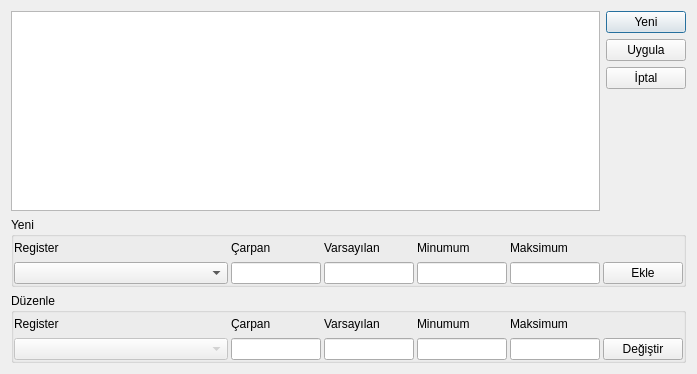
<?xml version="1.0" encoding="UTF-8"?>
<ui version="4.0">
 <class>DlgParameter</class>
 <widget class="QDialog" name="DlgParameter">
  <property name="geometry">
   <rect>
    <x>0</x>
    <y>0</y>
    <width>697</width>
    <height>374</height>
   </rect>
  </property>
  <property name="windowTitle">
   <string>Register Configuration</string>
  </property>
  <layout class="QVBoxLayout" name="verticalLayout_2">
   <item>
    <layout class="QHBoxLayout" name="horizontalLayout">
     <item>
      <widget class="QTableView" name="tableView"/>
     </item>
     <item>
      <layout class="QVBoxLayout" name="verticalLayout">
       <item>
        <widget class="QPushButton" name="btnNew">
         <property name="minimumSize">
          <size>
           <width>80</width>
           <height>0</height>
          </size>
         </property>
         <property name="maximumSize">
          <size>
           <width>80</width>
           <height>16777215</height>
          </size>
         </property>
         <property name="text">
          <string>Yeni</string>
         </property>
        </widget>
       </item>
       <item>
        <widget class="QPushButton" name="btnSave">
         <property name="minimumSize">
          <size>
           <width>80</width>
           <height>21</height>
          </size>
         </property>
         <property name="maximumSize">
          <size>
           <width>80</width>
           <height>16777215</height>
          </size>
         </property>
         <property name="text">
          <string>Uygula</string>
         </property>
        </widget>
       </item>
       <item>
        <widget class="QPushButton" name="btnCancel">
         <property name="minimumSize">
          <size>
           <width>80</width>
           <height>21</height>
          </size>
         </property>
         <property name="maximumSize">
          <size>
           <width>80</width>
           <height>16777215</height>
          </size>
         </property>
         <property name="text">
          <string>İptal</string>
         </property>
        </widget>
       </item>
       <item>
        <spacer name="verticalSpacer">
         <property name="orientation">
          <enum>Qt::Vertical</enum>
         </property>
         <property name="sizeHint" stdset="0">
          <size>
           <width>20</width>
           <height>40</height>
          </size>
         </property>
        </spacer>
       </item>
      </layout>
     </item>
    </layout>
   </item>
   <item>
    <widget class="QGroupBox" name="grp_new">
     <property name="minimumSize">
      <size>
       <width>0</width>
       <height>70</height>
      </size>
     </property>
     <property name="maximumSize">
      <size>
       <width>16777215</width>
       <height>70</height>
      </size>
     </property>
     <property name="title">
      <string>Yeni</string>
     </property>
     <property name="flat">
      <bool>false</bool>
     </property>
     <layout class="QHBoxLayout" name="horizontalLayout_2">
      <property name="spacing">
       <number>3</number>
      </property>
      <property name="leftMargin">
       <number>0</number>
      </property>
      <property name="topMargin">
       <number>0</number>
      </property>
      <property name="rightMargin">
       <number>0</number>
      </property>
      <property name="bottomMargin">
       <number>0</number>
      </property>
      <item>
       <layout class="QVBoxLayout" name="verticalLayout_20">
        <item>
         <widget class="QLabel" name="label_17">
          <property name="text">
           <string>Register</string>
          </property>
         </widget>
        </item>
        <item>
         <widget class="QComboBox" name="cmbSelectRegister">
          <property name="minimumSize">
           <size>
            <width>200</width>
            <height>0</height>
           </size>
          </property>
         </widget>
        </item>
       </layout>
      </item>
      <item>
       <layout class="QVBoxLayout" name="verticalLayout_21">
        <item>
         <widget class="QLabel" name="label_18">
          <property name="minimumSize">
           <size>
            <width>60</width>
            <height>0</height>
           </size>
          </property>
          <property name="maximumSize">
           <size>
            <width>90</width>
            <height>16777215</height>
           </size>
          </property>
          <property name="text">
           <string>Çarpan</string>
          </property>
         </widget>
        </item>
        <item>
         <widget class="QLineEdit" name="edtAddFactor">
          <property name="minimumSize">
           <size>
            <width>60</width>
            <height>21</height>
           </size>
          </property>
          <property name="maximumSize">
           <size>
            <width>90</width>
            <height>16777215</height>
           </size>
          </property>
         </widget>
        </item>
       </layout>
      </item>
      <item>
       <layout class="QVBoxLayout" name="verticalLayout_3">
        <item>
         <widget class="QLabel" name="label_3">
          <property name="minimumSize">
           <size>
            <width>60</width>
            <height>0</height>
           </size>
          </property>
          <property name="maximumSize">
           <size>
            <width>90</width>
            <height>16777215</height>
           </size>
          </property>
          <property name="text">
           <string>Varsayılan</string>
          </property>
         </widget>
        </item>
        <item>
         <widget class="QLineEdit" name="edtAddDefaultValue">
          <property name="minimumSize">
           <size>
            <width>60</width>
            <height>21</height>
           </size>
          </property>
          <property name="maximumSize">
           <size>
            <width>90</width>
            <height>16777215</height>
           </size>
          </property>
         </widget>
        </item>
       </layout>
      </item>
      <item>
       <layout class="QVBoxLayout" name="verticalLayout_4">
        <item>
         <widget class="QLabel" name="label_4">
          <property name="minimumSize">
           <size>
            <width>60</width>
            <height>0</height>
           </size>
          </property>
          <property name="maximumSize">
           <size>
            <width>90</width>
            <height>16777215</height>
           </size>
          </property>
          <property name="text">
           <string>Minumum</string>
          </property>
         </widget>
        </item>
        <item>
         <widget class="QLineEdit" name="edtAddMinValue">
          <property name="minimumSize">
           <size>
            <width>60</width>
            <height>21</height>
           </size>
          </property>
          <property name="maximumSize">
           <size>
            <width>90</width>
            <height>16777215</height>
           </size>
          </property>
         </widget>
        </item>
       </layout>
      </item>
      <item>
       <layout class="QVBoxLayout" name="verticalLayout_12">
        <item>
         <widget class="QLabel" name="label_9">
          <property name="minimumSize">
           <size>
            <width>60</width>
            <height>0</height>
           </size>
          </property>
          <property name="maximumSize">
           <size>
            <width>90</width>
            <height>16777215</height>
           </size>
          </property>
          <property name="text">
           <string>Maksimum</string>
          </property>
         </widget>
        </item>
        <item>
         <widget class="QLineEdit" name="edtAddMaxValue">
          <property name="minimumSize">
           <size>
            <width>60</width>
            <height>21</height>
           </size>
          </property>
          <property name="maximumSize">
           <size>
            <width>90</width>
            <height>16777215</height>
           </size>
          </property>
         </widget>
        </item>
       </layout>
      </item>
      <item alignment="Qt::AlignBottom">
       <widget class="QPushButton" name="btnAdd">
        <property name="minimumSize">
         <size>
          <width>80</width>
          <height>0</height>
         </size>
        </property>
        <property name="maximumSize">
         <size>
          <width>80</width>
          <height>16777215</height>
         </size>
        </property>
        <property name="text">
         <string>Ekle</string>
        </property>
       </widget>
      </item>
     </layout>
    </widget>
   </item>
   <item>
    <widget class="QGroupBox" name="grp_edit">
     <property name="minimumSize">
      <size>
       <width>0</width>
       <height>70</height>
      </size>
     </property>
     <property name="maximumSize">
      <size>
       <width>16777215</width>
       <height>70</height>
      </size>
     </property>
     <property name="title">
      <string>Düzenle</string>
     </property>
     <property name="flat">
      <bool>false</bool>
     </property>
     <layout class="QHBoxLayout" name="horizontalLayout_3">
      <property name="spacing">
       <number>3</number>
      </property>
      <property name="leftMargin">
       <number>0</number>
      </property>
      <property name="topMargin">
       <number>0</number>
      </property>
      <property name="rightMargin">
       <number>0</number>
      </property>
      <property name="bottomMargin">
       <number>0</number>
      </property>
      <item>
       <layout class="QVBoxLayout" name="verticalLayout_22">
        <item>
         <widget class="QLabel" name="label_19">
          <property name="text">
           <string>Register</string>
          </property>
         </widget>
        </item>
        <item>
         <widget class="QComboBox" name="cmbChangeRegister">
          <property name="enabled">
           <bool>false</bool>
          </property>
          <property name="minimumSize">
           <size>
            <width>200</width>
            <height>0</height>
           </size>
          </property>
         </widget>
        </item>
       </layout>
      </item>
      <item>
       <layout class="QVBoxLayout" name="verticalLayout_23">
        <item>
         <widget class="QLabel" name="label_20">
          <property name="minimumSize">
           <size>
            <width>60</width>
            <height>0</height>
           </size>
          </property>
          <property name="maximumSize">
           <size>
            <width>90</width>
            <height>16777215</height>
           </size>
          </property>
          <property name="text">
           <string>Çarpan</string>
          </property>
         </widget>
        </item>
        <item>
         <widget class="QLineEdit" name="edtChangeFactor">
          <property name="minimumSize">
           <size>
            <width>60</width>
            <height>21</height>
           </size>
          </property>
          <property name="maximumSize">
           <size>
            <width>90</width>
            <height>16777215</height>
           </size>
          </property>
         </widget>
        </item>
       </layout>
      </item>
      <item>
       <layout class="QVBoxLayout" name="verticalLayout_5">
        <item>
         <widget class="QLabel" name="label_5">
          <property name="minimumSize">
           <size>
            <width>60</width>
            <height>0</height>
           </size>
          </property>
          <property name="maximumSize">
           <size>
            <width>90</width>
            <height>16777215</height>
           </size>
          </property>
          <property name="text">
           <string>Varsayılan</string>
          </property>
         </widget>
        </item>
        <item>
         <widget class="QLineEdit" name="edtChangeDefaultValue">
          <property name="minimumSize">
           <size>
            <width>60</width>
            <height>21</height>
           </size>
          </property>
          <property name="maximumSize">
           <size>
            <width>90</width>
            <height>16777215</height>
           </size>
          </property>
         </widget>
        </item>
       </layout>
      </item>
      <item>
       <layout class="QVBoxLayout" name="verticalLayout_6">
        <item>
         <widget class="QLabel" name="label_8">
          <property name="minimumSize">
           <size>
            <width>60</width>
            <height>0</height>
           </size>
          </property>
          <property name="maximumSize">
           <size>
            <width>90</width>
            <height>16777215</height>
           </size>
          </property>
          <property name="text">
           <string>Minumum</string>
          </property>
         </widget>
        </item>
        <item>
         <widget class="QLineEdit" name="edtChangeMinValue">
          <property name="minimumSize">
           <size>
            <width>60</width>
            <height>21</height>
           </size>
          </property>
          <property name="maximumSize">
           <size>
            <width>90</width>
            <height>16777215</height>
           </size>
          </property>
         </widget>
        </item>
       </layout>
      </item>
      <item>
       <layout class="QVBoxLayout" name="verticalLayout_13">
        <item>
         <widget class="QLabel" name="label_10">
          <property name="minimumSize">
           <size>
            <width>60</width>
            <height>0</height>
           </size>
          </property>
          <property name="maximumSize">
           <size>
            <width>90</width>
            <height>16777215</height>
           </size>
          </property>
          <property name="text">
           <string>Maksimum</string>
          </property>
         </widget>
        </item>
        <item>
         <widget class="QLineEdit" name="edtChangeMaxValue">
          <property name="minimumSize">
           <size>
            <width>60</width>
            <height>21</height>
           </size>
          </property>
          <property name="maximumSize">
           <size>
            <width>90</width>
            <height>16777215</height>
           </size>
          </property>
         </widget>
        </item>
       </layout>
      </item>
      <item alignment="Qt::AlignBottom">
       <widget class="QPushButton" name="btnChange">
        <property name="minimumSize">
         <size>
          <width>80</width>
          <height>21</height>
         </size>
        </property>
        <property name="maximumSize">
         <size>
          <width>80</width>
          <height>16777215</height>
         </size>
        </property>
        <property name="text">
         <string>Değiştir</string>
        </property>
       </widget>
      </item>
     </layout>
    </widget>
   </item>
  </layout>
 </widget>
 <resources/>
 <connections/>
</ui>
